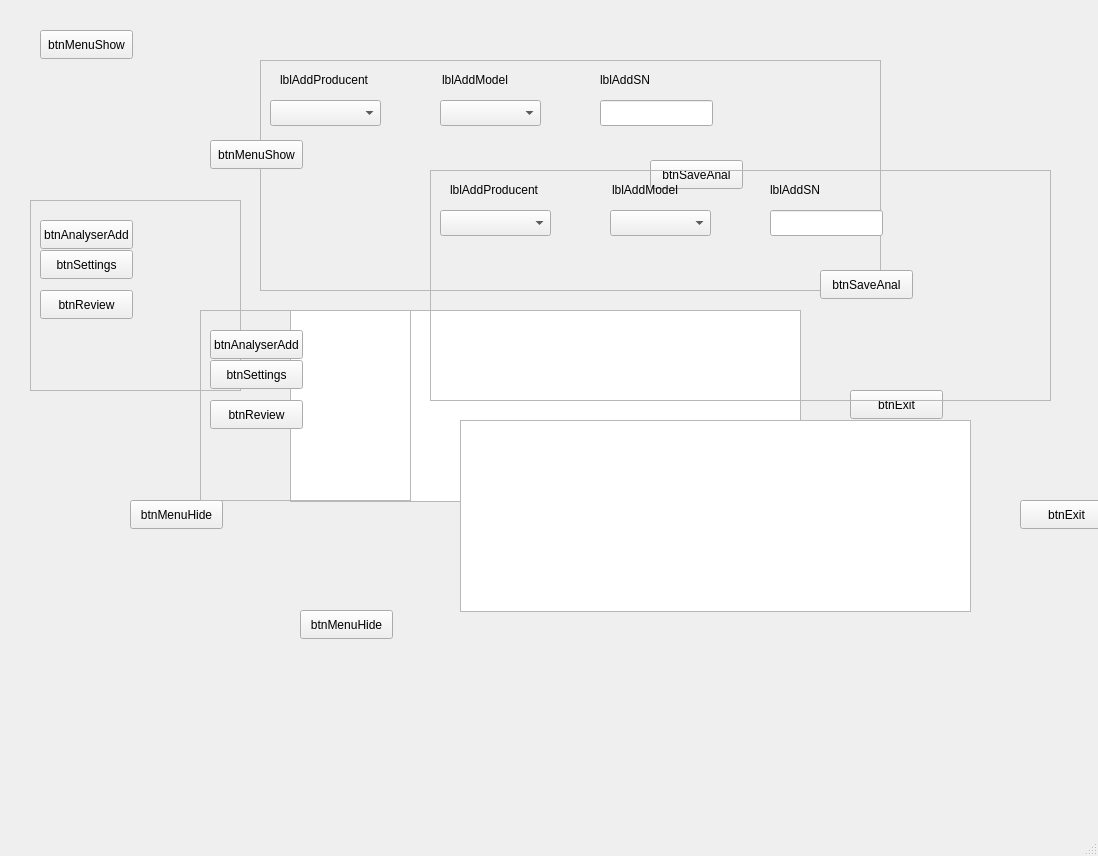
<?xml version="1.0" encoding="UTF-8"?>
<ui version="4.0">
 <class>Test5</class>
 <widget class="QMainWindow" name="Test5">
  <property name="geometry">
   <rect>
    <x>0</x>
    <y>0</y>
    <width>1098</width>
    <height>856</height>
   </rect>
  </property>
  <property name="windowTitle">
   <string>Test5</string>
  </property>
  <widget class="QWidget" name="centralwidget">
   <widget class="QPushButton" name="btnExit">
    <property name="geometry">
     <rect>
      <x>850</x>
      <y>390</y>
      <width>93</width>
      <height>29</height>
     </rect>
    </property>
    <property name="text">
     <string>btnExit</string>
    </property>
   </widget>
   <widget class="QPushButton" name="btnMenuShow">
    <property name="geometry">
     <rect>
      <x>40</x>
      <y>30</y>
      <width>93</width>
      <height>29</height>
     </rect>
    </property>
    <property name="text">
     <string>btnMenuShow</string>
    </property>
   </widget>
   <widget class="QFrame" name="frmMainLeft">
    <property name="geometry">
     <rect>
      <x>30</x>
      <y>200</y>
      <width>211</width>
      <height>191</height>
     </rect>
    </property>
    <property name="frameShape">
     <enum>QFrame::StyledPanel</enum>
    </property>
    <property name="frameShadow">
     <enum>QFrame::Raised</enum>
    </property>
    <widget class="QPushButton" name="btnAnalyserAdd">
     <property name="geometry">
      <rect>
       <x>10</x>
       <y>20</y>
       <width>93</width>
       <height>29</height>
      </rect>
     </property>
     <property name="text">
      <string>btnAnalyserAdd</string>
     </property>
    </widget>
    <widget class="QPushButton" name="btnSettings">
     <property name="geometry">
      <rect>
       <x>10</x>
       <y>50</y>
       <width>93</width>
       <height>29</height>
      </rect>
     </property>
     <property name="text">
      <string>btnSettings</string>
     </property>
    </widget>
    <widget class="QPushButton" name="btnReview">
     <property name="geometry">
      <rect>
       <x>10</x>
       <y>90</y>
       <width>93</width>
       <height>29</height>
      </rect>
     </property>
     <property name="text">
      <string>btnReview</string>
     </property>
    </widget>
   </widget>
   <widget class="QTableView" name="tableView">
    <property name="geometry">
     <rect>
      <x>290</x>
      <y>310</y>
      <width>511</width>
      <height>192</height>
     </rect>
    </property>
   </widget>
   <widget class="QFrame" name="frmAddAnalisator">
    <property name="geometry">
     <rect>
      <x>260</x>
      <y>60</y>
      <width>621</width>
      <height>231</height>
     </rect>
    </property>
    <property name="frameShape">
     <enum>QFrame::StyledPanel</enum>
    </property>
    <property name="frameShadow">
     <enum>QFrame::Raised</enum>
    </property>
    <widget class="QPushButton" name="btnSaveAnal">
     <property name="geometry">
      <rect>
       <x>390</x>
       <y>100</y>
       <width>93</width>
       <height>29</height>
      </rect>
     </property>
     <property name="text">
      <string>btnSaveAnal</string>
     </property>
    </widget>
    <widget class="QComboBox" name="cbxAddProducent">
     <property name="geometry">
      <rect>
       <x>10</x>
       <y>40</y>
       <width>111</width>
       <height>26</height>
      </rect>
     </property>
    </widget>
    <widget class="QComboBox" name="cbxAddModel">
     <property name="geometry">
      <rect>
       <x>180</x>
       <y>40</y>
       <width>101</width>
       <height>26</height>
      </rect>
     </property>
    </widget>
    <widget class="QLineEdit" name="lineAddSN">
     <property name="geometry">
      <rect>
       <x>340</x>
       <y>40</y>
       <width>113</width>
       <height>26</height>
      </rect>
     </property>
    </widget>
    <widget class="QLabel" name="lblAddProducent">
     <property name="geometry">
      <rect>
       <x>20</x>
       <y>10</y>
       <width>101</width>
       <height>20</height>
      </rect>
     </property>
     <property name="text">
      <string>lblAddProducent</string>
     </property>
    </widget>
    <widget class="QLabel" name="lblAddModel">
     <property name="geometry">
      <rect>
       <x>182</x>
       <y>10</y>
       <width>91</width>
       <height>20</height>
      </rect>
     </property>
     <property name="text">
      <string>lblAddModel</string>
     </property>
    </widget>
    <widget class="QLabel" name="lblAddSN">
     <property name="geometry">
      <rect>
       <x>340</x>
       <y>10</y>
       <width>63</width>
       <height>20</height>
      </rect>
     </property>
     <property name="text">
      <string>lblAddSN</string>
     </property>
    </widget>
   </widget>
   <widget class="QPushButton" name="btnMenuHide">
    <property name="geometry">
     <rect>
      <x>130</x>
      <y>500</y>
      <width>93</width>
      <height>29</height>
     </rect>
    </property>
    <property name="text">
     <string>btnMenuHide</string>
    </property>
   </widget>
   <widget class="QPushButton" name="btnMenuShow_2">
    <property name="geometry">
     <rect>
      <x>210</x>
      <y>140</y>
      <width>93</width>
      <height>29</height>
     </rect>
    </property>
    <property name="text">
     <string>btnMenuShow</string>
    </property>
   </widget>
   <widget class="QFrame" name="frmMainLeft_2">
    <property name="geometry">
     <rect>
      <x>200</x>
      <y>310</y>
      <width>211</width>
      <height>191</height>
     </rect>
    </property>
    <property name="frameShape">
     <enum>QFrame::StyledPanel</enum>
    </property>
    <property name="frameShadow">
     <enum>QFrame::Raised</enum>
    </property>
    <widget class="QPushButton" name="btnAnalyserAdd_2">
     <property name="geometry">
      <rect>
       <x>10</x>
       <y>20</y>
       <width>93</width>
       <height>29</height>
      </rect>
     </property>
     <property name="text">
      <string>btnAnalyserAdd</string>
     </property>
    </widget>
    <widget class="QPushButton" name="btnSettings_2">
     <property name="geometry">
      <rect>
       <x>10</x>
       <y>50</y>
       <width>93</width>
       <height>29</height>
      </rect>
     </property>
     <property name="text">
      <string>btnSettings</string>
     </property>
    </widget>
    <widget class="QPushButton" name="btnReview_2">
     <property name="geometry">
      <rect>
       <x>10</x>
       <y>90</y>
       <width>93</width>
       <height>29</height>
      </rect>
     </property>
     <property name="text">
      <string>btnReview</string>
     </property>
    </widget>
   </widget>
   <widget class="QPushButton" name="btnExit_2">
    <property name="geometry">
     <rect>
      <x>1020</x>
      <y>500</y>
      <width>93</width>
      <height>29</height>
     </rect>
    </property>
    <property name="text">
     <string>btnExit</string>
    </property>
   </widget>
   <widget class="QPushButton" name="btnMenuHide_2">
    <property name="geometry">
     <rect>
      <x>300</x>
      <y>610</y>
      <width>93</width>
      <height>29</height>
     </rect>
    </property>
    <property name="text">
     <string>btnMenuHide</string>
    </property>
   </widget>
   <widget class="QFrame" name="frmAddAnalisator_2">
    <property name="geometry">
     <rect>
      <x>430</x>
      <y>170</y>
      <width>621</width>
      <height>231</height>
     </rect>
    </property>
    <property name="frameShape">
     <enum>QFrame::StyledPanel</enum>
    </property>
    <property name="frameShadow">
     <enum>QFrame::Raised</enum>
    </property>
    <widget class="QPushButton" name="btnSaveAnal_2">
     <property name="geometry">
      <rect>
       <x>390</x>
       <y>100</y>
       <width>93</width>
       <height>29</height>
      </rect>
     </property>
     <property name="text">
      <string>btnSaveAnal</string>
     </property>
    </widget>
    <widget class="QComboBox" name="cbxAddProducent_2">
     <property name="geometry">
      <rect>
       <x>10</x>
       <y>40</y>
       <width>111</width>
       <height>26</height>
      </rect>
     </property>
    </widget>
    <widget class="QComboBox" name="cbxAddModel_2">
     <property name="geometry">
      <rect>
       <x>180</x>
       <y>40</y>
       <width>101</width>
       <height>26</height>
      </rect>
     </property>
    </widget>
    <widget class="QLineEdit" name="lineAddSN_2">
     <property name="geometry">
      <rect>
       <x>340</x>
       <y>40</y>
       <width>113</width>
       <height>26</height>
      </rect>
     </property>
    </widget>
    <widget class="QLabel" name="lblAddProducent_2">
     <property name="geometry">
      <rect>
       <x>20</x>
       <y>10</y>
       <width>101</width>
       <height>20</height>
      </rect>
     </property>
     <property name="text">
      <string>lblAddProducent</string>
     </property>
    </widget>
    <widget class="QLabel" name="lblAddModel_2">
     <property name="geometry">
      <rect>
       <x>182</x>
       <y>10</y>
       <width>91</width>
       <height>20</height>
      </rect>
     </property>
     <property name="text">
      <string>lblAddModel</string>
     </property>
    </widget>
    <widget class="QLabel" name="lblAddSN_2">
     <property name="geometry">
      <rect>
       <x>340</x>
       <y>10</y>
       <width>63</width>
       <height>20</height>
      </rect>
     </property>
     <property name="text">
      <string>lblAddSN</string>
     </property>
    </widget>
   </widget>
   <widget class="QTableView" name="tableView_2">
    <property name="geometry">
     <rect>
      <x>460</x>
      <y>420</y>
      <width>511</width>
      <height>192</height>
     </rect>
    </property>
   </widget>
  </widget>
  <widget class="QMenuBar" name="menubar">
   <property name="geometry">
    <rect>
     <x>0</x>
     <y>0</y>
     <width>1098</width>
     <height>22</height>
    </rect>
   </property>
  </widget>
  <widget class="QStatusBar" name="statusbar"/>
 </widget>
 <resources/>
 <connections/>
</ui>
